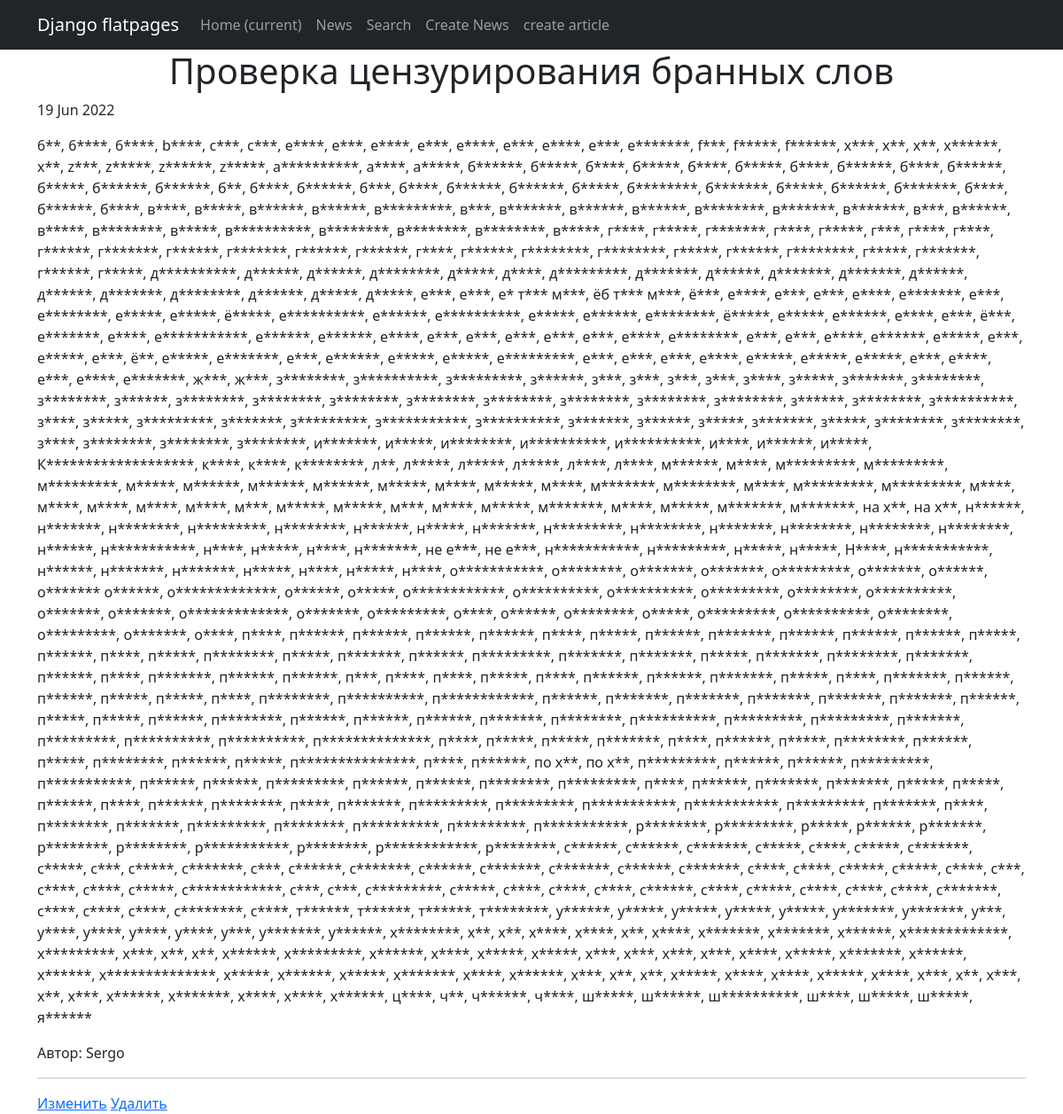
Page /news/4 on the committed database.
### news/models.py (models this page shows, shortened)
class Post(models.Model):
    author = models.ForeignKey(Author, on_delete=models.CASCADE)
    position = models.CharField(max_length=1, choices=TYPES)
    date = models.DateTimeField(auto_now_add=True)
    categories = models.ManyToManyField('Category', through='PostCategory')
    heading = models.CharField(max_length=255)
    text = models.TextField()
    rating = models.IntegerField(default=0)

class Author(models.Model):
    user = models.OneToOneField(User, on_delete=models.CASCADE)
    rating = models.IntegerField(default=0)

### news/views.py (the view)
# urls.py: path('<int:pk>', NewsView.as_view(), name='post'),
class NewsView(DetailView):
    model = Post
    template_name = 'article.html'
    context_object_name = 'article'

### news/templatetags/custom_filters.py (called while the page is built)
@register.filter()
def censor(value):
    if type(value) is str:
        censored_words = CENSORED_WORDS.split(', ')
        censored_string = value.split(' ')
        for i in range(len(censored_string)):
            point = ''
            c_word = censored_string[i]
            if c_word[-1] == ',' or c_word[-1] == '.':
                point = c_word[-1]
                c_word = c_word[:-1]
            if c_word.lower() in censored_words:
                word = f'{c_word[0]}{"*"*(len(c_word) -1)}{point}'
                censored_string.pop(i)
                censored_string.insert(i, word)
    else:
        raise ValueError('Фильтр censor обрабатывает только строки')
    return ' '.join(censored_string)

### templates/article.html (shortened to what this page needs)
{% extends 'flatpages/default.html' %}
{% load custom_filters %}
{% block content %}
<h1>{{ article.heading|censor }}</h1>
<div class="text-start">
    <p>{{article.date|date:"d M Y"}}</p>
    <p>{{article.text|censor}}</p>
    <p>Автор: {{article.author.user.username}}</p>
    <hr>
    <a href="{{ article.id }}/update">Изменить</a>
    <a href="{{ article.id }}/delete">Удалить</a>
</div>
{% endblock content %}

### rows in the picture
Post: heading|censor "Проверка цензурирования бранных слов", date "19 Jun 2022", text|censor "6**, 6****, 6****, b****, c***, c***, e****, e***, e****, e***, e****, e***, e****, e***, e*******, f***, f*****, f******, x***, x**, x**, x******, x**, z***, z*****, z******, z*****, а**********, а****, а*****, б******, б*****, б****, б*****, б****, б*****, б****, б******, б****, б******, б*****, б******, б******, б**, б****, б******, б***, б****, б******, б******, б*****, б********, б*******, б*****, б******, б*******, б****, б******, б****, в****, в*****, в******, в******, в*********, в***, в*******, в******, в******, в********, в*******, в*******, в***, в******, в*****, в********, в*****, в**********, в********, в********, в********, в*****, г****, г*****, г*******, г****, г*****, г***,…", author.user.username "Sergo"
